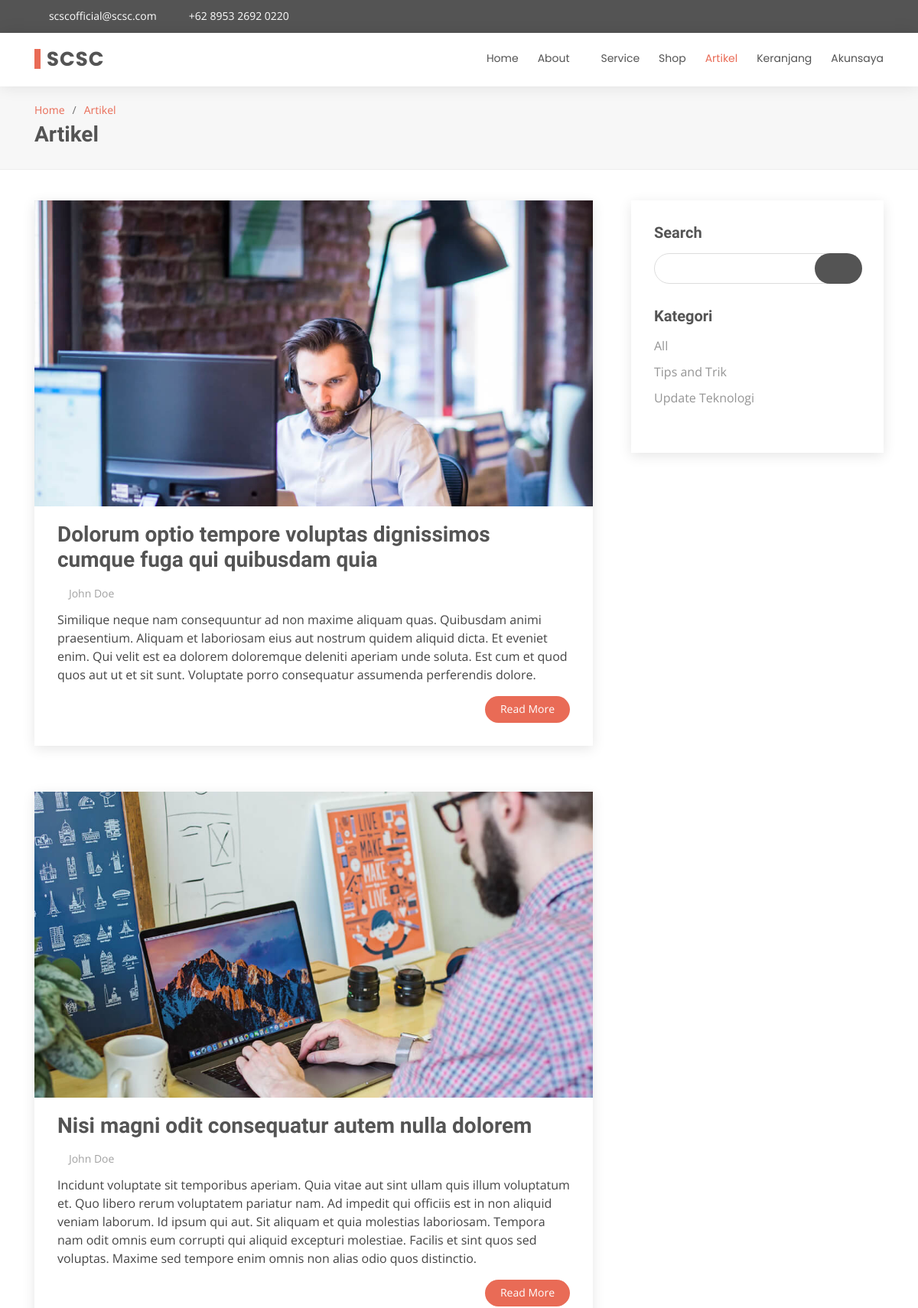
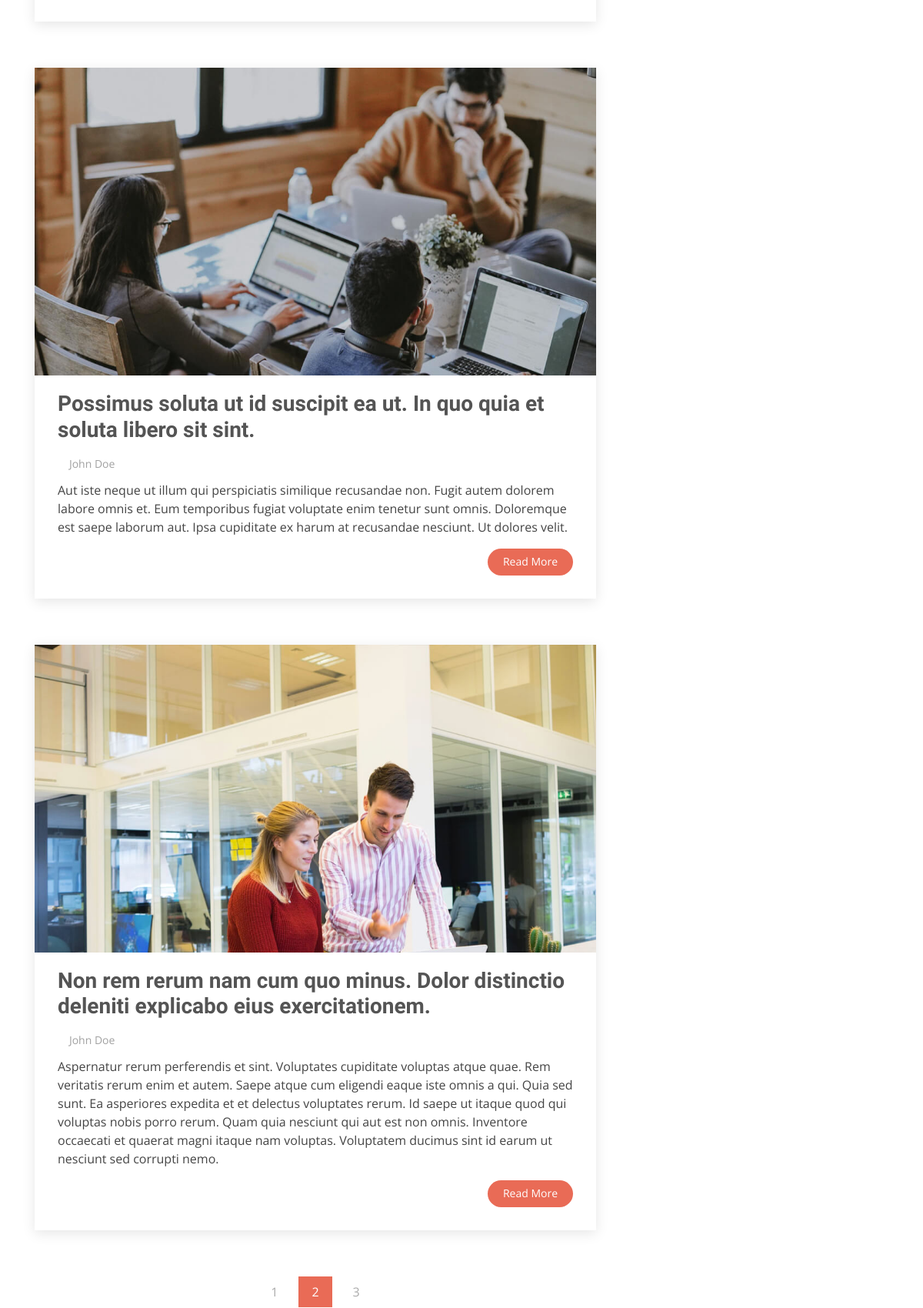
Page /index.php/artikel (upper part) on the committed database (2 pictures, top to bottom).
### tables this page shows
CREATE TABLE `homemenu` (
  `id` int(191) NOT NULL,
  `name` varchar(191) NOT NULL,
  `value` varchar(191) NOT NULL,
  `status` int(191) NOT NULL
);

CREATE TABLE `artikel` (
  `id` int(191) NOT NULL,
  `title` varchar(191) NOT NULL,
  `slug` varchar(191) NOT NULL,
  `picture` varchar(191) NOT NULL,
  `author` varchar(191) NOT NULL,
  `text` text NOT NULL,
  `category` varchar(191) NOT NULL,
  `status` int(191) NOT NULL
);

CREATE TABLE `artikel_category` (
  `id` int(191) NOT NULL,
  `name` varchar(191) NOT NULL,
  `slug` varchar(191) NOT NULL,
  `status` int(1) NOT NULL
);

### application/controllers/artikel.php (called while the page is built, shortened)
<?php
class artikel extends CI_Controller
{
    public function index()
    {
        $data['title'] = "SCSC - Artikel";
        $tempVar = $this->scsc->getAll("homemenu");
        $data['menu'] = $tempVar;
        $tempVar = $this->scsc->getAll("homemenuabout");
        $data['submenu'] = $tempVar;
        $tempVar = $this->scsc->getData("profil",array('name'=>'tentang'));
        $tempVar = $tempVar[0]["value"];
        $data['tentang'] = $tempVar;
        $tempVar = $this->scsc->getData("profil",array('name'=>'logo'));
        $tempVar = $tempVar[0]["value"];
        $data['logo'] = $tempVar;
        $tempVar = $this->scsc->getData("profil",array('name'=>'singkatan'));
        $tempVar = $tempVar[0]["value"];
        $data['singkatan'] = $tempVar;
        $tempVar = $this->scsc->getData("profil",array('name'=>'email'));
        $tempVar = $tempVar[0]["value"];
        $data['email'] = $tempVar;
        $tempVar = $this->scsc->getData("profil",array('name'=>'alamat'));
        $tempVar = $tempVar[0]["value"];
        $data['alamat'] = $tempVar;
        $tempVar = $this->scsc->getData("profil",array('name'=>'telp'));
        $tempVar = $tempVar[0]["value"];
        $data['telp'] = $tempVar;
        $tempVar = $this->scsc->getData("profil",array('name'=>'twitter'));
        $tempVar = $tempVar[0]["value"];
        $data['twitter'] = $tempVar;
        $tempVar = $this->scsc->getData("profil",array('name'=>'facebook'));
        $tempVar = $tempVar[0]["value"];
        $data['facebook'] = $tempVar;
        $tempVar = $this->scsc->getData("profil",array('name'=>'instagram'));
        $tempVar = $tempVar[0]["value"];
        $data['instagram'] = $tempVar;
        $tempVar = $this->scsc->getData("profil",array('name'=>'skype'));
        $tempVar = $tempVar[0]["value"];
        $data['skype'] = $tempVar;
        $tempVar = $this->scsc->getData("profil",array('name'=>'linkedin'));
        $tempVar = $tempVar[0]["value"];
        $data['linkedin'] = $tempVar;
        $tempVar = $this->scsc->getData("artikel",array('status'=>'1'));
        $data['articles'] = $tempVar;
        $tempVar = $this->scsc->getAll("artikel_category");
        $data['categories'] = $tempVar;
        $tempVar = $this->scsc->getData("service",array('status'=>'1'));
        $data['services'] = $tempVar;
        $data['link'] = "Artikel";
        $data['sublink'] = "Artikel";
        $data['active'] = 5;
        $data['dd'] = 2;
        $data['dda'] = 0;
        $this->load->view('home/header', $data);
        $this->load->view('home/top', $data);
        $this->load->view('layanan/blog', $data);
        $this->load->view('layanan/sidearticle', $data);
        $this->load->view('home/footer', $data);
    }
}

### index.php (called while the page is built, shortened)
<?php
require_once BASEPATH.'core/CodeIgniter.php';

### application/models/scsc.php (called while the page is built, shortened)
<?php
class scsc extends CI_Model
{
    public function getData($dataBase, $where)
    {
        return $this->db->get_where($dataBase, $where)->result_array();
    }
    public function getAll($tabel)
    {
        return $this->db->get($tabel)->result_array();
    }
}

### application/views/layanan/blog.php (the view)
<main id="main">
  <section id="breadcrumbs" class="breadcrumbs">
    <div class="container">
      <ol>
        <li><a href="<?= base_url();?>">Home</a></li>
        <li><a href="<?= base_url().strtolower($link);?>" ><?= $link;?></a></li>
      </ol>
      <h2><?= $sublink;?></h2>
    </div>
  </section>
  <section id="blog" class="blog">
    <div class="container">
      <div class="row">
        <div class="col-lg-8 entries">
          <?php foreach($articles as $article):?>
            <article class="entry">
              <div class="entry-img">
                <img src="<?= base_url();?>assets/home/img/blog/<?= $article['picture'];?>" alt="" class="img-fluid">
              </div>
              <h2 class="entry-title">
                <a href="<?= base_url().'artikel/detail/'.$article['slug'];?>"><?= $article['title'];?></a>
              </h2>
              <div class="entry-meta">
                <ul>
                  <li class="d-flex align-items-center"><i class="icofont-user"></i> <a href="blog-single.html"><?= $article['author'];?></a></li>
                </ul>
              </div>
              <div class="entry-content">
                <p>
                  <?= $article['text'];?>
                </p>
                <div class="read-more">
                  <a href="<?= base_url().'artikel/detail/'.$article['slug'];?>">Read More</a>
                </div>
              </div>
            </article>
          <?php endforeach;?>
          <div class="blog-pagination">
            <ul class="justify-content-center">
              <li class="disabled"><i class="icofont-rounded-left"></i></li>
              <li><a href="#">1</a></li>
              <li class="active"><a href="#">2</a></li>
              <li><a href="#">3</a></li>
              <li><a href="#"><i class="icofont-rounded-right"></i></a></li>
            </ul>
          </div>
        </div>

### application/views/home/top.php (shortened to what this page needs)
<body>
  <section id="topbar" class="d-none d-lg-block">
    <div class="container d-flex">
      <div class="contact-info mr-auto">
        <i class="icofont-envelope"></i><a href="mailto:<?= $email; ?>" target="_blank" ><?= $email; ?></a>
        <i class="icofont-phone"></i> <a href="tel:<?= $telp; ?>" target="_blank" ><?= $telp; ?></a>
      </div>
      <div class="social-links">
        <a href="<?= $twitter; ?>" target="_blank" class="twitter"><i class="icofont-twitter"></i></a>
        <a href="<?= $facebook; ?>" target="_blank" class="facebook"><i class="icofont-facebook"></i></a>
        <a href="<?= $instagram; ?>" target="_blank" class="instagram"><i class="icofont-instagram"></i></a>
        <a href="<?= $skype; ?>" target="_blank" class="skype"><i class="icofont-skype"></i></a>
        <a href="<?= $linkedin; ?>" target="_blank" class="linkedin"><i class="icofont-linkedin"></i></i></a>
      </div>
    </div>
  </section>
  <header id="header">
    <div class="container d-flex">
      <div class="logo mr-auto">
        <h1 class="text-light"><a href="<?= base_url()?>"><span><?= $singkatan; ?></span></a></h1>
      </div>
      <nav class="nav-menu d-none d-lg-block">
        <ul>
          <?php $a=1;
            foreach($menu as $nama):?>
            <?php if($a == $active && $nama['id'] != $dd):?>
              <li class="active"><a href="<?= base_url().strtolower($nama['value']);?>"><?= $nama['name'];?></a></li>
            <?php elseif($nama['id'] == $dd):?>
              <li class="drop-down"><a href="#"><?= $nama['name'];?></a>
              </li>
            <?php else:?>
              <li><a href="<?= base_url().strtolower($nama['value']);?>"><?= $nama['name'];?></a></li>
            <?php endif;?>
            <?php $a++;?>
          <?php endforeach;?>
        </ul>
      </nav>
    </div>
  </header>

### application/views/layanan/sidearticle.php
<div class="col-lg-4">
            <div class="sidebar">
              <h3 class="sidebar-title">Search</h3>
              <div class="sidebar-item search-form">
                <form action="">
                  <input type="text">
                  <button type="submit"><i class="icofont-search"></i></button>
                </form>
              </div>
              <h3 class="sidebar-title">Kategori</h3>
              <div class="sidebar-item categories">
                <ul>
                    <li><a href="<?= base_url()?>artikel">All</a></li>
                    <?php foreach($categories as $category): ?>
                        <li><a href="<?= base_url()?>artikel/kategori/<?= $category['slug'];?>"><?= $category['name'];?></a></li>
                    <?php endforeach;?>
                </ul>
              </div>
            </div>
          </div>
        </div>
      </div>
    </section>
  </main>

### rows in the picture
homemenu: name "Home"
homemenu: name "About"
homemenu: name "Service"
homemenu: name "Shop"
homemenu: name "Artikel"
homemenu: name "Keranjang"
homemenu: name "Akunsaya"
artikel: picture (picture), title "Dolorum optio tempore voluptas dignissimos cumque fuga qui quibusdam quia", author "John Doe", text "Similique neque nam consequuntur ad non maxime aliquam quas. Quibusdam animi praesentium. Aliquam et laboriosam eius aut nostrum quidem aliquid dicta. Et eveniet enim. Qui velit est ea dolorem doloremque deleniti aperiam unde soluta. Est cum et quod quos aut ut et sit sunt. Voluptate porro consequatur assumenda perferendis dolore."
artikel: picture (picture), title "Nisi magni odit consequatur autem nulla dolorem", author "John Doe", text "Incidunt voluptate sit temporibus aperiam. Quia vitae aut sint ullam quis illum voluptatum et. Quo libero rerum voluptatem pariatur nam. Ad impedit qui officiis est in non aliquid veniam laborum. Id ipsum qui aut. Sit aliquam et quia molestias laboriosam. Tempora nam odit omnis eum corrupti qui aliquid excepturi molestiae. Facilis et sint quos sed voluptas. Maxime sed tempore enim omnis non alias odio quos distinctio."
artikel: picture (picture), title "Possimus soluta ut id suscipit ea ut. In quo quia et soluta libero sit sint.", author "John Doe", text "Aut iste neque ut illum qui perspiciatis similique recusandae non. Fugit autem dolorem labore omnis et. Eum temporibus fugiat voluptate enim tenetur sunt omnis. Doloremque est saepe laborum aut. Ipsa cupiditate ex harum at recusandae nesciunt. Ut dolores velit."
artikel: picture (picture), title "Non rem rerum nam cum quo minus. Dolor distinctio deleniti explicabo eius exercitationem.", author "John Doe", text "Aspernatur rerum perferendis et sint. Voluptates cupiditate voluptas atque quae. Rem veritatis rerum enim et autem. Saepe atque cum eligendi eaque iste omnis a qui. Quia sed sunt. Ea asperiores expedita et et delectus voluptates rerum. Id saepe ut itaque quod qui voluptas nobis porro rerum. Quam quia nesciunt qui aut est non omnis. Inventore occaecati et quaerat magni itaque nam voluptas. Voluptatem ducimus sint id earum ut nesciunt sed corrupti nemo."
artikel_category: name "Tips and Trik"
artikel_category: name "Update Teknologi"

### other values in the picture
$email "scscofficial@scsc.com"
$telp "+62 8953 2692 0220"
$singkatan "SCSC"
$link "Artikel"
$sublink "Artikel"
